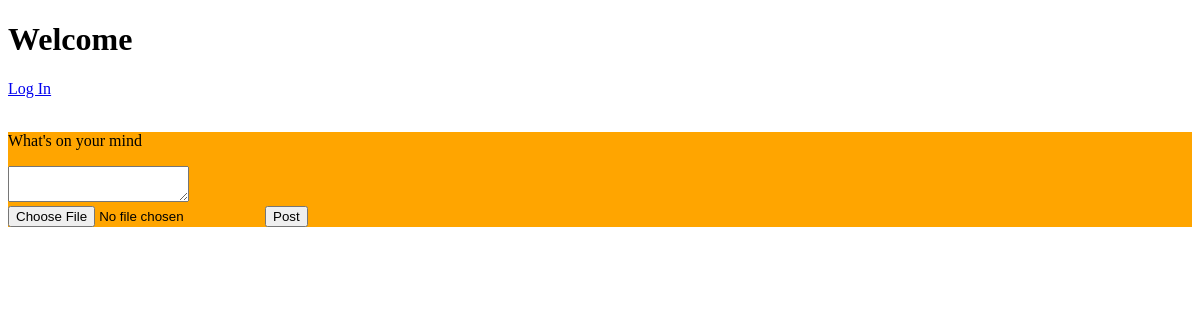
Before: / with the older database file.
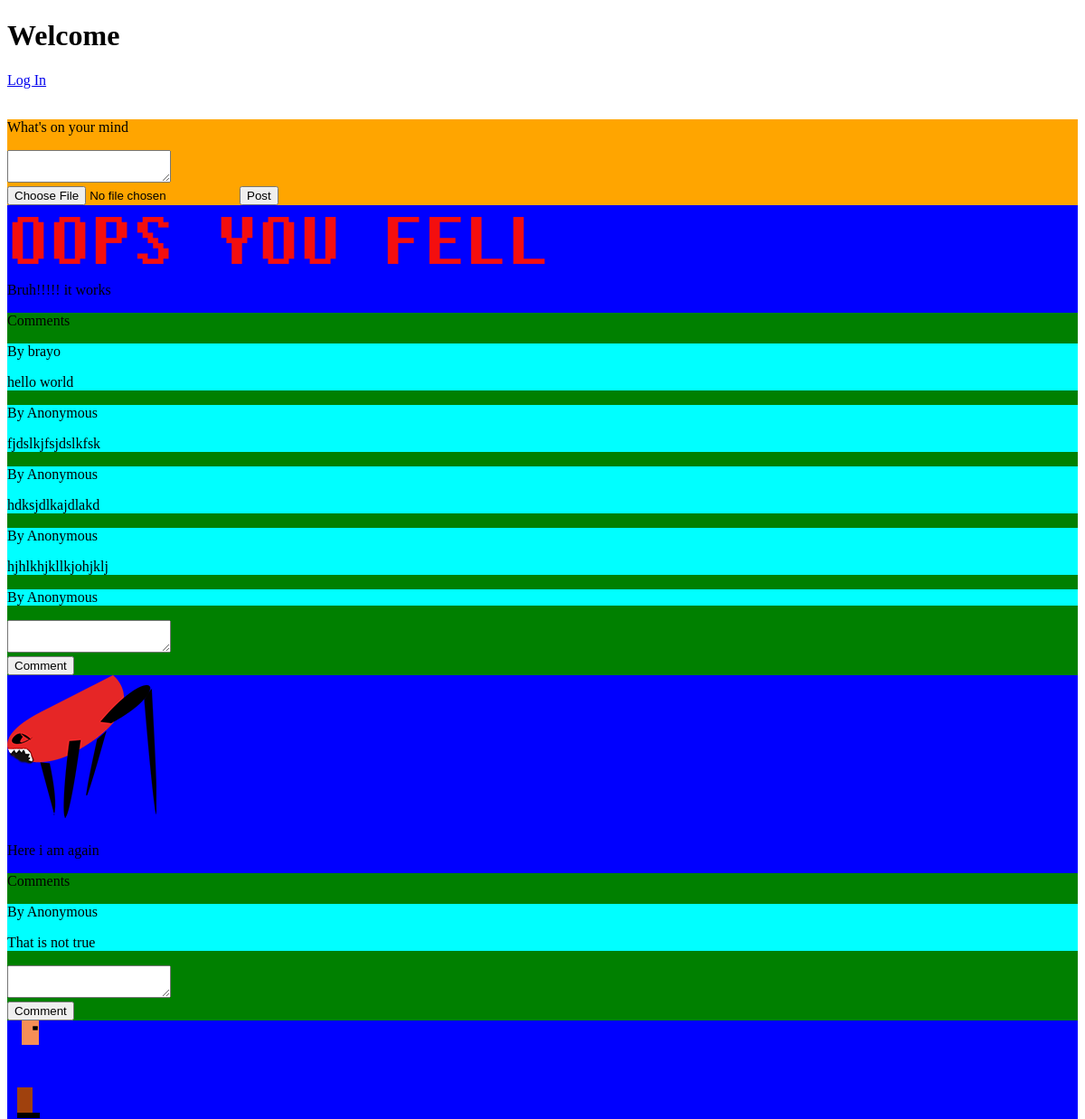
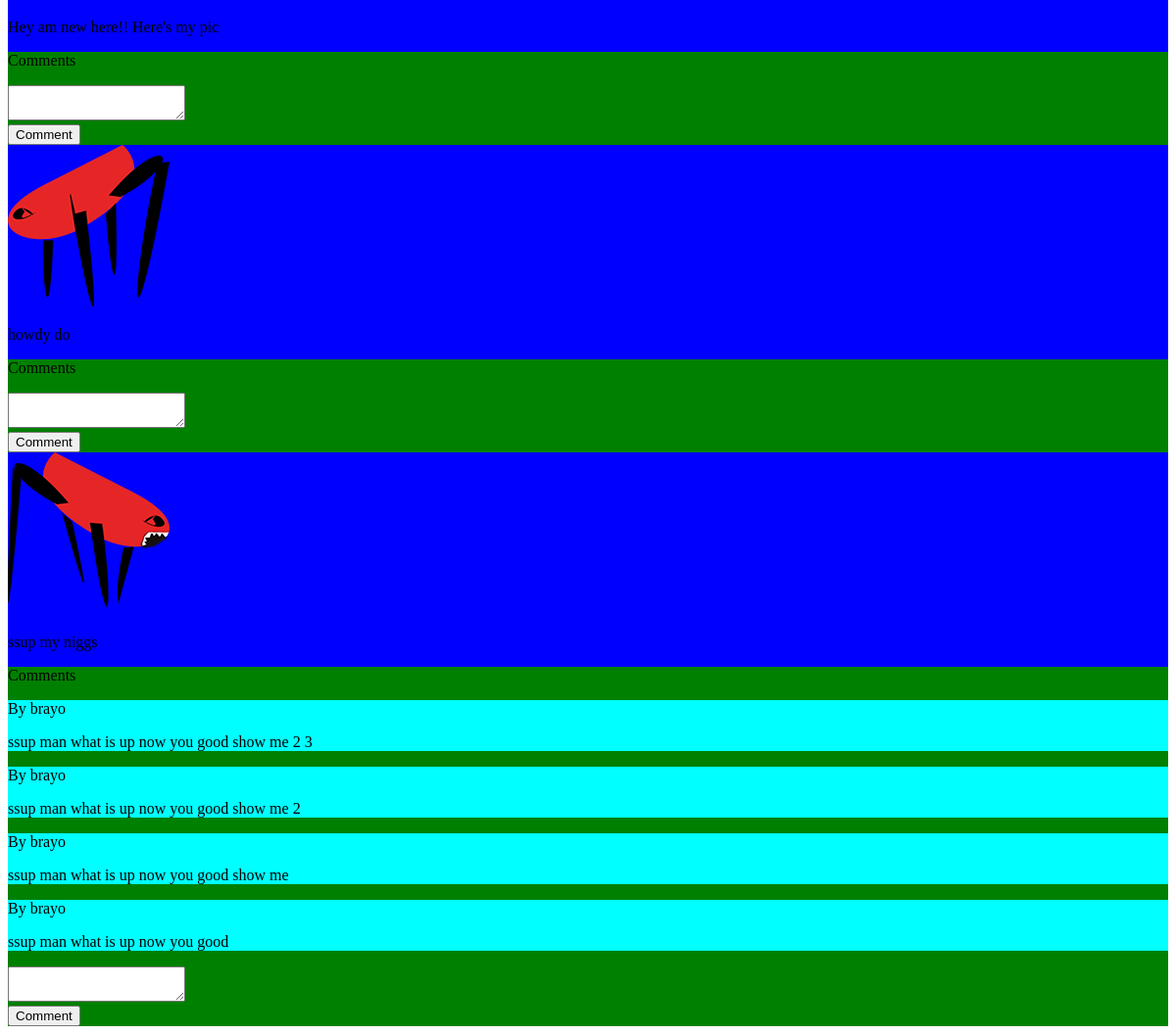
After: the same page with the newer database file (2 pictures, top to bottom).
### tables this page shows
CREATE TABLE `posts` (
  `user_id` int(11) NOT NULL,
  `post_id` varchar(100) NOT NULL,
  `post_text` text,
  `post_file` varchar(100) DEFAULT NULL,
  `comments` int(11) NOT NULL
);

CREATE TABLE `comments` (
  `user_id` int(11) NOT NULL,
  `post_id` varchar(100) NOT NULL,
  `c_id` varchar(100) NOT NULL,
  `c_text` text,
  `c_file` varchar(100) DEFAULT NULL,
  `replies` int(11) NOT NULL
);

CREATE TABLE `users` (
  `id` int(11) NOT NULL,
  `usr_nm` varchar(15) NOT NULL,
  `email` varchar(30) NOT NULL,
  `pwd` varchar(100) NOT NULL,
  `day` date NOT NULL,
  `posts` int(11) NOT NULL
);

### db_Connection.php (called while the page is built, shortened)
<?php
class Db_Connect{
    protected function connect(){
        $this->serverName="127.0.0.1";
        $this->userName="root";
        $this->userPass="";
        $this->dbName ="EUCOSSA";
        $this->charset="utf8mb4";
        try {
                $dsn= "mysql:host".$this->serverName.";dbname".$this->dbName.";charset".$this->charset;
                $pdo_conn= new PDO($dsn, $this->userName, $this->userPass);
                $pdo_conn->setAttribute(PDO::ATTR_ERRMODE,PDO::ERRMODE_EXCEPTION);
                return $pdo_conn;
        }
        catch (PDOException $e) {
            echo "Connection Faile: ". $e->getMessage();
        }
    }
}

### index.php (the view, shortened to what this page needs)
<?php
    include "db_Connection.php";
    class test extends Db_Connect{
    public function get_Content(){
        $query = "select * from eucossa.posts order by post_id DESC";
        $run = $this->connect()->query($query);
        while($items = $run->FETCH()){
            $image_path = "post/".$items['post_file'];
            $text = $items['post_text'];
            $p_id = $items['post_id'];
            echo "<div class = 'post' style ='background-color:blue'>
            <img src=\"".$image_path."\"
            >
            <p>".$text."</p>
            <div class= 'comment' style ='background-color:green'>
            <p>Comments</p>
            ";
            $this->get_Comments($p_id);
            echo "<form action='comments.php' method='POST' enctype='multipart/form-data'>
            <textarea name='comment'></textarea><br>
            <input name='p_id' value=".$p_id." hidden/>
            <input type='submit' value='Comment' name='sub_comment'>
            </form>
            </div>
        </div>";
        }
    }
    private function get_Comments($p_id){
        $query = "select * from eucossa.comments where post_id = '".$p_id."' order by c_id DESC";
        $run = $this->connect()->query($query);
        while($items = $run->FETCH()){
            $text = $items['c_text'];
            $by = $items['user_id'];
            if($by==0)
                $by=7;
            $query = "select usr_nm from eucossa.users where id = '".$by."'";
            $getName = $this->connect()->query($query);
            $name = $getName->FETCH();
            echo "<div class = 'post2' style ='background-color:cyan'>
            <p> By ".$name['usr_nm']."</p>
            <p>".$text."</p>
        </div>";
        }
    }
    public function checK_login(){
        if(isset($_SESSION['username'])){
        echo "<h1>Welcome ". @$_SESSION['username']."</h1>";
	   echo "<a href='resetPasswordPage.php'>Reset password</a><br><br>";
	   echo "<a href='logout.php'>Log out</a><br><br>
        <a href='pwd_to_delete.php'>Delete Account</a><br><br>";
        }else{
            echo "<h1>Welcome</h1>";
            echo "<a href='loginpage.php'>Log In</a><br><br>";
        }
    }
}
$class = new test();
?>
<!DOCTYPE html>
<html>
<head>
</head>
<body>
    <?php $class->check_login();?>
    <div class = 'post_form' style ='background-color:orange'>
    <p>What's on your mind</p>
    <form action='post.php' method='POST' enctype='multipart/form-data'>
        <textarea type=text name='post'></textarea><br>
            <input type='file' name='file'>
            <input type='submit' value='Post' name='upload'>
            </form>
        </div>
    <?php $class->get_Content();?>
</body>
</html>

Changed rows visible on the page:
added posts: post_file (picture), post_text "Bruh!!!!! it works"
added comments: user.usr_nm "brayo", c_text "hello world", shown under "Bruh!!!!! it works"
added comments: users.usr_nm "Anonymous", c_text "fjdslkjfsjdslkfsk", shown under "Bruh!!!!! it works"
added comments: users.usr_nm "Anonymous", c_text "hdksjdlkajdlakd", shown under "Bruh!!!!! it works"
added comments: users.usr_nm "Anonymous", c_text "hjhlkhjkllkjohjklj", shown under "Bruh!!!!! it works"
added comments: users.usr_nm "Anonymous", shown under "Bruh!!!!! it works"
added posts: post_file (picture), post_text "Here i am again"
added comments: users.usr_nm "Anonymous", c_text "That is not true", shown under "Here i am again"
added posts: post_file (picture), post_text "Hey am new here!! Here's my pic"
added posts: post_file (picture), post_text "howdy do"
added posts: post_file (picture), post_text "ssup my niggs"
added comments: user.usr_nm "brayo", c_text "ssup man what is up now you good show me 2 3", shown under "ssup my niggs"
added comments: user.usr_nm "brayo", c_text "ssup man what is up now you good show me 2", shown under "ssup my niggs"
added comments: user.usr_nm "brayo", c_text "ssup man what is up now you good show me", shown under "ssup my niggs"
added comments: user.usr_nm "brayo", c_text "ssup man what is up now you good", shown under "ssup my niggs"
